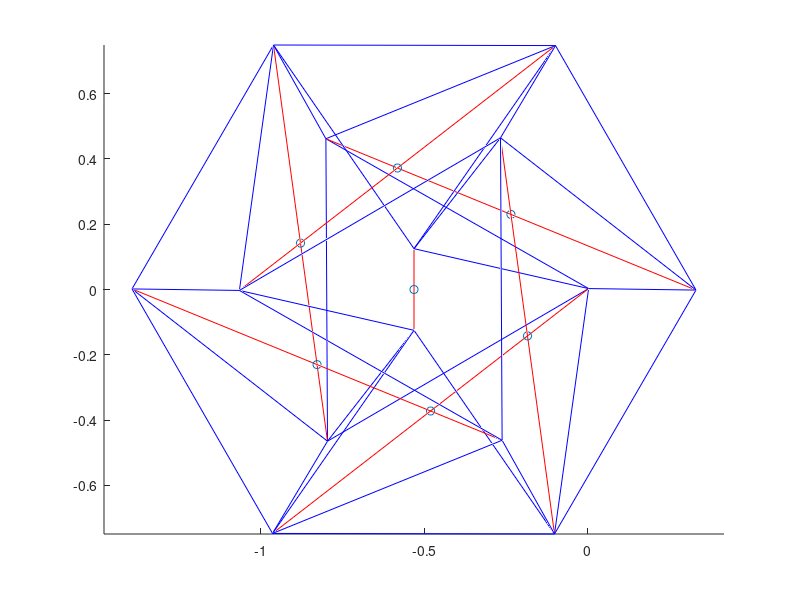

Source code (MATLAB):
clear
load('datav2.mat')

plotter = @(a,b,c) line([x(a) x(b)],[y(a) y(b)],[z(a) z(b)],'color',c);

for a = 1:32
    indices = find(C(a,:));
   plotter(indices(1),indices(2),[0,0,1])
end
   

for a = 33:39
    indices = find(C(a,:));
   plotter(indices(1),indices(2),[1,0,0])
end

comx = zeros(7,1);
comy = zeros(7,1);
comz = zeros(7,1);

for a = 1:7
    comx(a) = (x(2*a-1) + x(2*a)) /2;
    comy(a) = (y(2*a-1) + y(2*a)) /2;
    comz(a) = (z(2*a-1) + z(2*a)) /2;
end

line(comx,comy,comz,'Marker','o','linestyle','none')

x = [x;comx];
y = [y;comy];
z = [z;comz];

axis equal